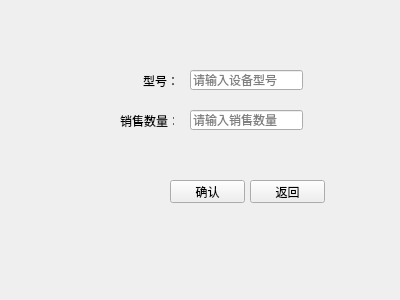
<?xml version="1.0" encoding="UTF-8"?>
<ui version="4.0">
 <class>SellSelect</class>
 <widget class="QWidget" name="SellSelect">
  <property name="geometry">
   <rect>
    <x>0</x>
    <y>0</y>
    <width>400</width>
    <height>300</height>
   </rect>
  </property>
  <property name="windowTitle">
   <string>Form</string>
  </property>
  <widget class="QLineEdit" name="mNumber">
   <property name="geometry">
    <rect>
     <x>190</x>
     <y>70</y>
     <width>113</width>
     <height>20</height>
    </rect>
   </property>
   <property name="placeholderText">
    <string>请输入设备型号</string>
   </property>
  </widget>
  <widget class="QLabel" name="label">
   <property name="geometry">
    <rect>
     <x>143</x>
     <y>70</y>
     <width>41</width>
     <height>21</height>
    </rect>
   </property>
   <property name="text">
    <string>型号：</string>
   </property>
  </widget>
  <widget class="QLabel" name="label_2">
   <property name="geometry">
    <rect>
     <x>120</x>
     <y>110</y>
     <width>54</width>
     <height>21</height>
    </rect>
   </property>
   <property name="text">
    <string>销售数量：</string>
   </property>
  </widget>
  <widget class="QLineEdit" name="goodsNum">
   <property name="geometry">
    <rect>
     <x>190</x>
     <y>110</y>
     <width>113</width>
     <height>20</height>
    </rect>
   </property>
   <property name="placeholderText">
    <string>请输入销售数量</string>
   </property>
  </widget>
  <widget class="QPushButton" name="ensure">
   <property name="geometry">
    <rect>
     <x>170</x>
     <y>180</y>
     <width>75</width>
     <height>23</height>
    </rect>
   </property>
   <property name="text">
    <string>确认</string>
   </property>
  </widget>
  <widget class="QPushButton" name="back">
   <property name="geometry">
    <rect>
     <x>250</x>
     <y>180</y>
     <width>75</width>
     <height>23</height>
    </rect>
   </property>
   <property name="text">
    <string>返回</string>
   </property>
  </widget>
 </widget>
 <resources/>
 <connections/>
</ui>
